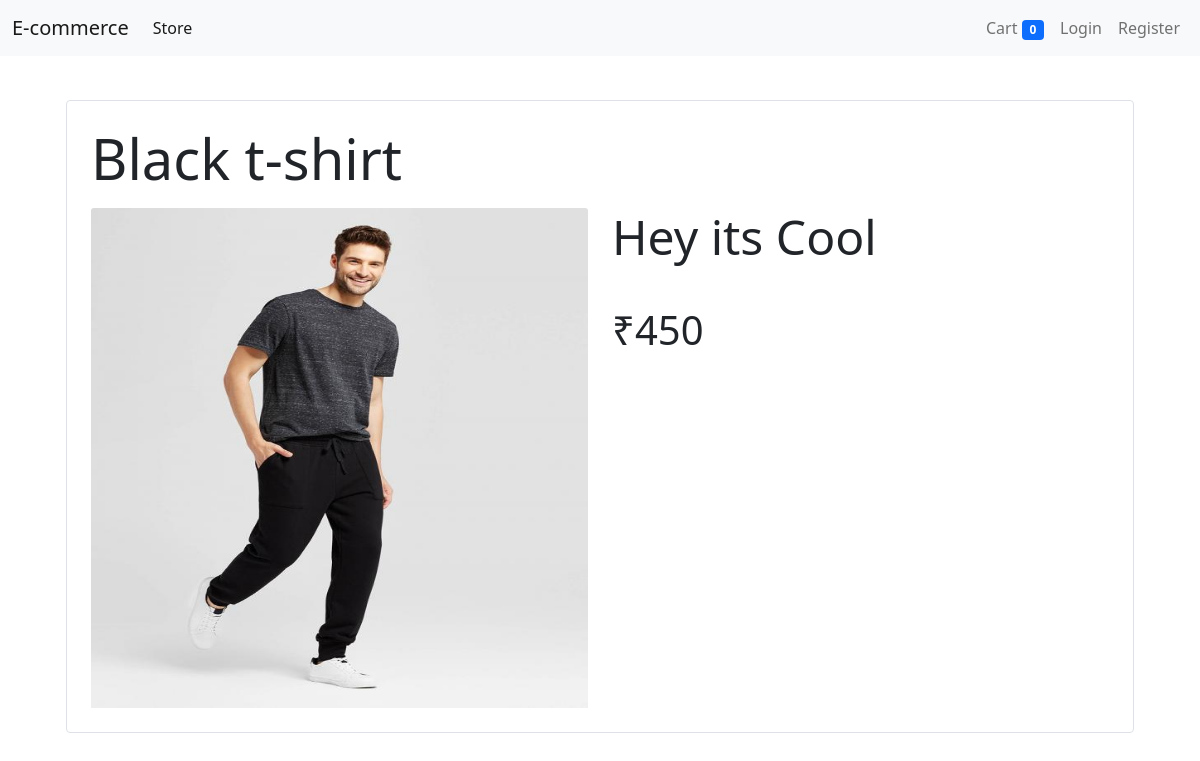
The page /?details=1 on the database its author committed.
### products/models.py (models this page shows, shortened)
class Product(models.Model):
    title = models.CharField(max_length=50)
    price = models.IntegerField(default=0)
    category = models.ForeignKey(Categories ,on_delete=models.CASCADE,default=1)
    description = models.CharField(max_length=200,default="Hey its Cool")
    images =  models.ImageField(upload_to="products_images/")

### products/views.py (the view, shortened to what this page needs)
# urls.py: path('', Index.as_view(),name="home_page"),
class Index(View):
    def get(self,request):
        cart = request.session.get('cart')
        prod_id = request.GET.get('details')
        if prod_id:
            try:
                product = Product.objects.get(id = prod_id)
                if product:
                    return render(request,'details.html',{'product':product})
                else:
                    msg = 'The Page you are Trying to Access is Not Possible'
                    return render(request,'details.html',{'msg':msg})
            except Product.DoesNotExist:
                msg = 'The Page you are Trying to Access is Not Possible'
                return render(request,'details.html',{'msg':msg})

### products/templatetags/cart.py (called while the page is built)
@register.filter(name="currency")
def currency(number):
	return "₹"+str(number)

### templates/details.html
{% extends 'base.html' %}
{% block content %}
{% load cart %}
<div class="container" style="margin-top:100px">
    <div class="border rounded p-4 m-4" style="margin-top:300px;padding-top:200px;">
        {% if product %}
        <p class="display-4">{{ product.title }}</p>
        <div class="row">
            <div class="col-lg-6 col-md-6 col-10">
                <img src="{{ product.images.url }}" height="500px"  class="card-img-top" alt="..." />
            </div>
            <div class="col-lg-6 col-md-6 col-10">
                <p class="display-5">{{ product.description }} </p>
                <br>
                <p class="display-6">{{ product.price|currency }}</p>
            </div>
        </div>
        {% elif msg %}
        <p class="display-4">{{ msg }}</p>
        {% endif %}
    </div>
</div>
{% endblock %}

### rows shown on the page
Product: title "Black t-shirt", images (picture), description "Hey its Cool", price "₹450"

### other values the page prints
{{ request.session.cart.keys|length }} "0"
